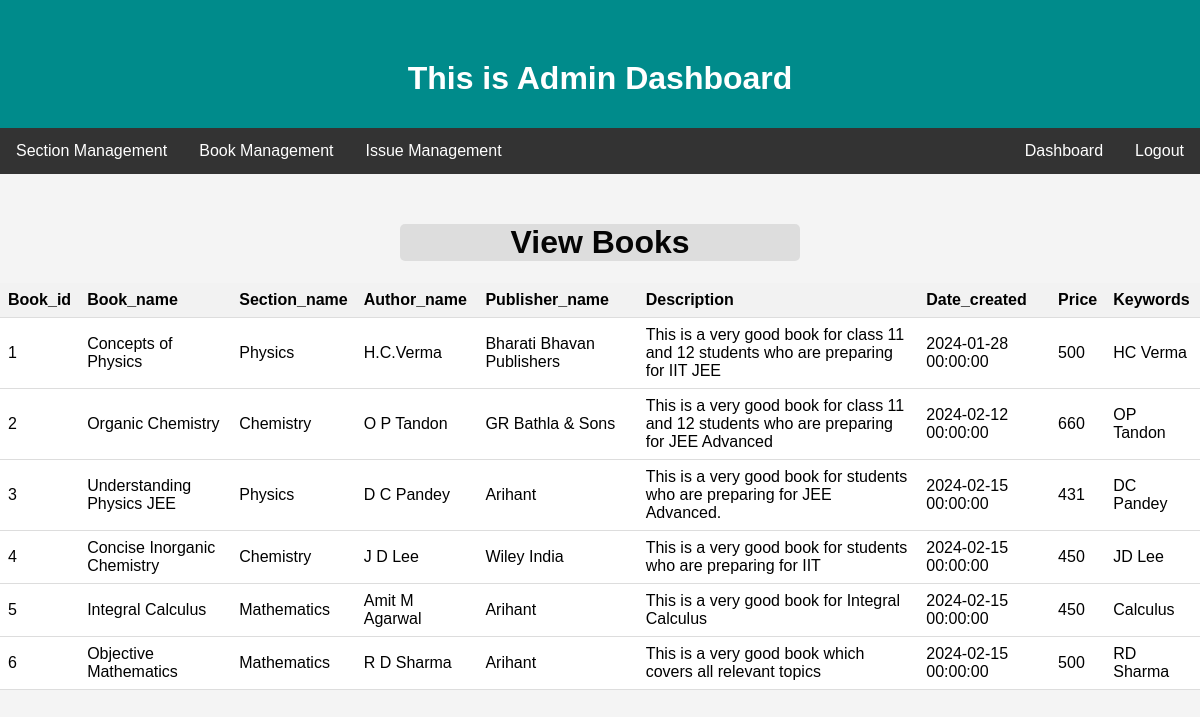
Screenshot of /view_books (signed in) with the database file from the repository.
### application/models.py (models this page shows, shortened)
class Book(db.Model):
    book_id = db.Column(db.Integer, primary_key=True, autoincrement=True)
    name = db.Column(db.String(80), unique=True, nullable=False)
    section_name = db.Column(db.String(80), nullable=False)
    author_name = db.Column(db.String(80),  nullable=False)
    publisher_name = db.Column(db.String(80), nullable=False)
    description = db.Column(db.String(120), unique=True, nullable=False)
    date_created = db.Column(db.DateTime, nullable=False)
    price = db.Column(db.Integer, nullable=False)
    keywords = db.Column(db.String(80), unique=True, nullable=False)

### application/routes.py (the view)
@app.route('/view_books',methods=['GET','POST'])
def view_books():
    if not session.get('user'):
        return redirect(url_for('login'))
    if session.get('user')['role'] != 'admin':
        return redirect(url_for('login'))
    books = Book.query.all()
    return render_template('view_books.html',books=books)

### templates/view_books.html (shortened to what this page needs)
<!DOCTYPE html>
<html lang="en">
<head>
</head>
<body>
    <header>
        <h1>This is Admin Dashboard</h1>
    </header>
    <nav>
        <div class="dropdown">
            <button class="dropbtn">Section Management</button>
        </div>
        <div class="dropdown">
            <button class="dropbtn">Book Management</button>
        </div>
        <div class="dropdown">
            <button class="dropbtn">Issue Management</button>
        </div>
        <div class="logout"><a href="/logout">Logout</a></div>
        <div class="logout"><a href="/admin">Dashboard</a></div>
    </nav>
    <h1 class="heading">View Books</h1>
    <table id="myTable">
        <tr>
        <th>Book_id</th>
        <th>Book_name</th>
        <th>Section_name</th>
        <th>Author_name</th>
        <th>Publisher_name</th>
        <th>Description</th>
        <th>Date_created</th>
        <th>Price</th>
        <th>Keywords</th>
        </tr>
        {% for book in books %}
        <tr>
            <td>{{book['book_id']}}</td>
            <td>{{book['name']}}</td>
            <td>{{book['section_name']}}</td>
            <td>{{book['author_name']}}</td>
            <td>{{book['publisher_name']}}</td>
            <td>{{book['description']}}</td>
            <td>{{book['date_created']}}</td>
            <td>{{book['price']}}</td>
            <td>{{book['keywords']}}</td>
        </tr>
        {% endfor %}
    </table>
</body>
</html>

### rows the page displays
Book: book_id "1", name "Concepts of Physics", section_name "Physics", author_name "H.C.Verma", publisher_name "Bharati Bhavan Publishers", description "This is a very good book for class 11 and 12 students who are preparing for IIT JEE", date_created "2024-01-28 00:00:00", price "500", keywords "HC Verma"
Book: book_id "2", name "Organic Chemistry", section_name "Chemistry", author_name "O P Tandon", publisher_name "GR Bathla & Sons", description "This is a very good book for class 11 and 12 students who are preparing for JEE Advanced", date_created "2024-02-12 00:00:00", price "660", keywords "OP Tandon"
Book: book_id "3", name "Understanding Physics JEE", section_name "Physics", author_name "D C Pandey", publisher_name "Arihant", description "This is a very good book for students who are preparing for JEE Advanced.", date_created "2024-02-15 00:00:00", price "431", keywords "DC Pandey"
Book: book_id "4", name "Concise Inorganic Chemistry", section_name "Chemistry", author_name "J D Lee", publisher_name "Wiley India", description "This is a very good book for students who are preparing for IIT", date_created "2024-02-15 00:00:00", price "450", keywords "JD Lee"
Book: book_id "5", name "Integral Calculus", section_name "Mathematics", author_name "Amit M Agarwal", publisher_name "Arihant", description "This is a very good book for Integral Calculus", date_created "2024-02-15 00:00:00", price "450", keywords "Calculus"
Book: book_id "6", name "Objective Mathematics", section_name "Mathematics", author_name "R D Sharma", publisher_name "Arihant", description "This is a very good book which covers all relevant topics", date_created "2024-02-15 00:00:00", price "500", keywords "RD Sharma"
